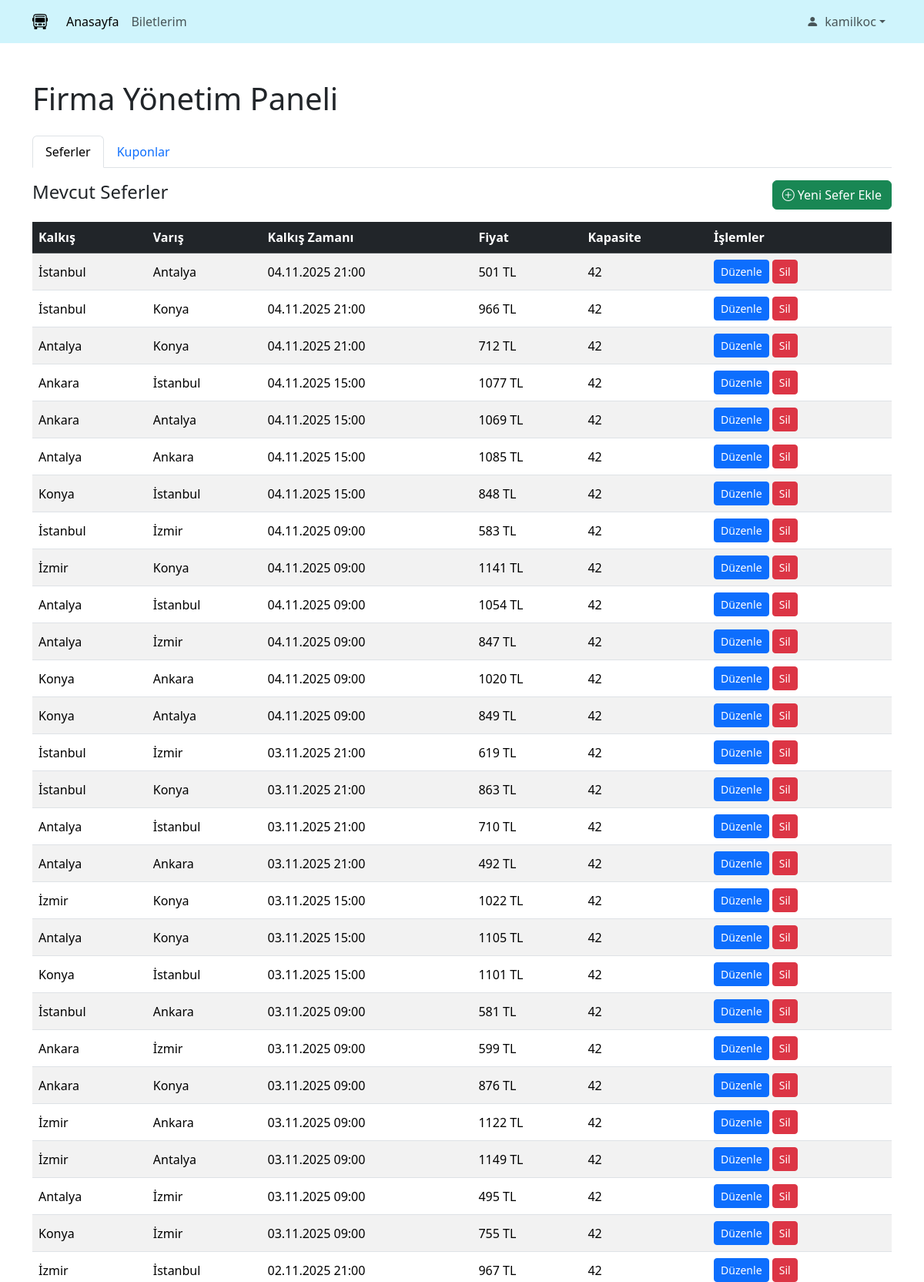
Page /companyAdmin.php (signed in, upper part) on the committed database.
### tables this page shows
CREATE TABLE "Trips" (
	"id"	TEXT NOT NULL UNIQUE,
	"company_id"	TEXT NOT NULL,
	"destination_city"	TEXT NOT NULL,
	"arrival_time"	TEXT NOT NULL,
	"departure_time"	TEXT NOT NULL,
	"departure_city"	TEXT NOT NULL,
	"price"	INTEGER NOT NULL,
	"capacity"	INTEGER NOT NULL,
	"created_date"	TEXT,
	PRIMARY KEY("id"),
	FOREIGN KEY("company_id") REFERENCES "Bus_Company"("id"),
	CHECK("price" >= 0),
	CHECK(capacity>0)
);

### public/companyAdmin.php (the view, shortened to what this page needs)
<?php
require_once __DIR__ . '/../app/config.php';
$company_admin_id = $_SESSION['user_id'];
$stmt = $pdo->prepare("SELECT company_id FROM User WHERE id = :id");
$stmt->execute([':id' => $company_admin_id]);
$company_id = $stmt->fetchColumn();
$company_trips_stmt = $pdo->prepare("SELECT * FROM Trips WHERE company_id = ? ORDER BY departure_time DESC");
$company_trips_stmt->execute([$company_id]);
$company_trips = $company_trips_stmt->fetchAll(PDO::FETCH_ASSOC);
?>
<!DOCTYPE html>
<html lang="tr">
<head>
    <link href="https://cdn.jsdelivr.net/npm/bootstrap@5.3.2/dist/css/bootstrap.min.css" rel="stylesheet">
    <link rel="stylesheet" href="https://cdn.jsdelivr.net/npm/bootstrap-icons@1.11.1/font/bootstrap-icons.css">
    <link rel="stylesheet" href="assets/css/header.css">
</head>
<body>
<?php require_once 'assets/partials/header.php'; ?>
<main class="container my-5">
    <h1>Firma Yönetim Paneli</h1>
    <ul class="nav nav-tabs mt-4" id="adminTab" role="tablist">
        <li class="nav-item" role="presentation">
            <button class="nav-link active" id="trips-tab" data-bs-toggle="tab" data-bs-target="#trips-panel" type="button" role="tab">Seferler</button>
        </li>
        <li class="nav-item" role="presentation">
            <button class="nav-link" id="coupons-tab" data-bs-toggle="tab" data-bs-target="#coupons-panel" type="button" role="tab">Kuponlar</button>
        </li>
    </ul>
    <div class="tab-content pt-3" id="adminTabContent">
        <div class="tab-pane fade show active" id="trips-panel" role="tabpanel">
            <div class="d-flex justify-content-between align-items-center mb-3">
                <h4>Mevcut Seferler</h4>
                <button class="btn btn-success" data-bs-toggle="modal" data-bs-target="#addTripModal"><i class="bi bi-plus-circle"></i> Yeni Sefer Ekle</button>
            </div>
            <div class="table-responsive">
                <table class="table table-striped table-hover align-middle">
                    <thead class="table-dark">
                        <tr><th>Kalkış</th><th>Varış</th><th>Kalkış Zamanı</th><th>Fiyat</th><th>Kapasite</th><th>İşlemler</th></tr>
                    </thead>
                    <tbody>
                        <?php foreach ($company_trips as $trip): ?>
                            <tr>
                                <td><?php echo htmlspecialchars($trip['departure_city']); ?></td>
                                <td><?php echo htmlspecialchars($trip['destination_city']); ?></td>
                                <td><?php echo date("d.m.Y H:i", strtotime($trip['departure_time'])); ?></td>
                                <td><?php echo htmlspecialchars($trip['price']); ?> TL</td>
                                <td><?php echo htmlspecialchars($trip['capacity']); ?></td>
                                <td>
                                    <button class="btn btn-primary btn-sm edit-trip-btn"
                                            data-id="<?php echo $trip['id']; ?>"
                                            data-from="<?php echo htmlspecialchars($trip['departure_city']); ?>"
                                            data-to="<?php echo htmlspecialchars($trip['destination_city']); ?>"
                                            data-departure="<?php echo $trip['departure_time']; ?>"
                                            data-arrival="<?php echo $trip['arrival_time']; ?>"
                                            data-price="<?php echo $trip['price']; ?>"
                                            data-capacity="<?php echo $trip['capacity']; ?>">Düzenle</button>
                                    <form method="POST" class="d-inline" onsubmit="return confirm('Bu seferi silmek istediğinize emin misiniz?');">
                                        <button type="submit" name="delete_trip" class="btn btn-danger btn-sm">Sil</button>
                                    </form>
                                </td>
                            </tr>
                        <?php endforeach; ?>
                    </tbody>
                </table>
            </div>
        </div>
    </div>
</main>
</body>
</html>

### rows in the picture
trips: departure_city "İstanbul", destination_city "Antalya", departure_time "04.11.2025 21:00", price "501", capacity "42"
trips: departure_city "İstanbul", destination_city "Konya", departure_time "04.11.2025 21:00", price "966", capacity "42"
trips: departure_city "Antalya", destination_city "Konya", departure_time "04.11.2025 21:00", price "712", capacity "42"
trips: departure_city "Ankara", destination_city "İstanbul", departure_time "04.11.2025 15:00", price "1077", capacity "42"
trips: departure_city "Ankara", destination_city "Antalya", departure_time "04.11.2025 15:00", price "1069", capacity "42"
trips: departure_city "Antalya", destination_city "Ankara", departure_time "04.11.2025 15:00", price "1085", capacity "42"
trips: departure_city "Konya", destination_city "İstanbul", departure_time "04.11.2025 15:00", price "848", capacity "42"
trips: departure_city "İstanbul", destination_city "İzmir", departure_time "04.11.2025 09:00", price "583", capacity "42"
trips: departure_city "İzmir", destination_city "Konya", departure_time "04.11.2025 09:00", price "1141", capacity "42"
trips: departure_city "Antalya", destination_city "İstanbul", departure_time "04.11.2025 09:00", price "1054", capacity "42"
trips: departure_city "Antalya", destination_city "İzmir", departure_time "04.11.2025 09:00", price "847", capacity "42"
trips: departure_city "Konya", destination_city "Ankara", departure_time "04.11.2025 09:00", price "1020", capacity "42"
trips: departure_city "Konya", destination_city "Antalya", departure_time "04.11.2025 09:00", price "849", capacity "42"
trips: departure_city "İstanbul", destination_city "İzmir", departure_time "03.11.2025 21:00", price "619", capacity "42"
trips: departure_city "İstanbul", destination_city "Konya", departure_time "03.11.2025 21:00", price "863", capacity "42"
trips: departure_city "Antalya", destination_city "İstanbul", departure_time "03.11.2025 21:00", price "710", capacity "42"
trips: departure_city "Antalya", destination_city "Ankara", departure_time "03.11.2025 21:00", price "492", capacity "42"
trips: departure_city "İzmir", destination_city "Konya", departure_time "03.11.2025 15:00", price "1022", capacity "42"
trips: departure_city "Antalya", destination_city "Konya", departure_time "03.11.2025 15:00", price "1105", capacity "42"
trips: departure_city "Konya", destination_city "İstanbul", departure_time "03.11.2025 15:00", price "1101", capacity "42"
trips: departure_city "İstanbul", destination_city "Ankara", departure_time "03.11.2025 09:00", price "581", capacity "42"
trips: departure_city "Ankara", destination_city "İzmir", departure_time "03.11.2025 09:00", price "599", capacity "42"
trips: departure_city "Ankara", destination_city "Konya", departure_time "03.11.2025 09:00", price "876", capacity "42"
trips: departure_city "İzmir", destination_city "Ankara", departure_time "03.11.2025 09:00", price "1122", capacity "42"
trips: departure_city "İzmir", destination_city "Antalya", departure_time "03.11.2025 09:00", price "1149", capacity "42"
trips: departure_city "Antalya", destination_city "İzmir", departure_time "03.11.2025 09:00", price "495", capacity "42"
trips: departure_city "Konya", destination_city "İzmir", departure_time "03.11.2025 09:00", price "755", capacity "42"
trips: departure_city "İzmir", destination_city "İstanbul", departure_time "02.11.2025 21:00", price "967", capacity "42"

### other values in the picture
$_SESSION['user_fullname'] "kamilkoc"
